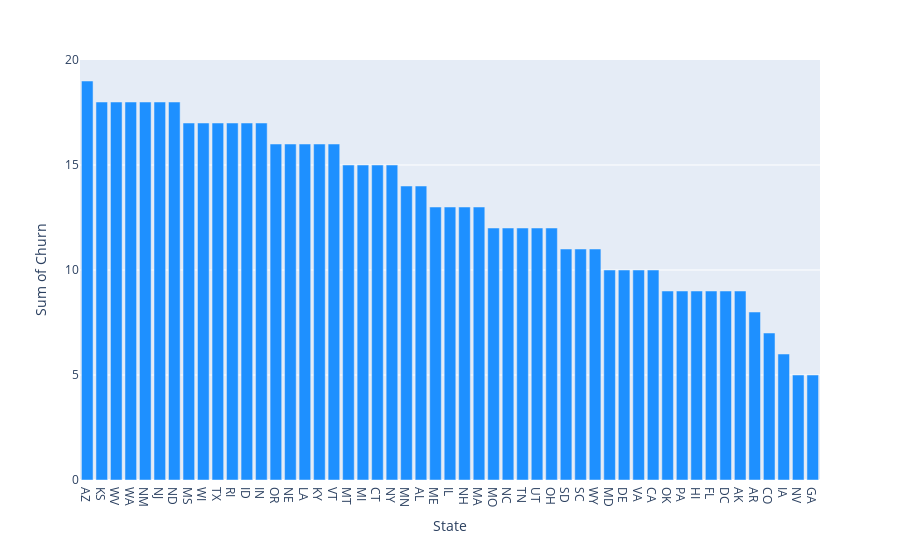

This figure's notebook cell:
### Code cell
dfx = df[["State", "Churn"]]
churn = dfx.groupby(["State"]).count().sort_values(["Churn"], ascending=False).rename(columns={"Churn" : "Sum of Churn"}).reset_index()
churn.head(10)

fig1 = px.bar(churn, x = "State", y = "Sum of Churn", color_discrete_sequence =['dodgerblue']*len(churn))
fig1.show()

### Figure 1 — Plotly figure (JSON) as saved in the notebook; plotly's stock layout.template omitted (floating-point values rounded to 4 significant figures)
{"data": [{"alignmentgroup": "True", "hovertemplate": "State=%{x}<br>Sum of Churn=%{y}<extra></extra>", "legendgroup": "", "marker": {"color": "dodgerblue", "pattern": {"shape": ""}}, "name": "", "offsetgroup": "", "orientation": "v", "showlegend": false, "textposition": "auto", "type": "bar", "x": ["AZ", "KS", "WV", "WA", "NM", "NJ", "ND", "MS", "WI", "TX", "RI", "ID", "IN", "OR", "NE", "LA", "KY", "VT", "MT", "MI", "CT", "NY", "MN", "AL", "ME", "IL", "NH", "MA", "MO", "NC", "TN", "UT", "OH", "SD", "SC", "WY", "MD", "DE", "VA", "CA", "OK", "PA", "HI", "FL", "DC", "AK", "AR", "CO", "IA", "NV", "GA"], "xaxis": "x", "y": [19, 18, 18, 18, 18, 18, 18, 17, 17, 17, 17, 17, 17, 16, 16, 16, 16, 16, 15, 15, 15, 15, 14, 14, 13, 13, 13, 13, 12, 12, 12, 12, 12, 11, 11, 11, 10, 10, 10, 10, 9, 9, 9, 9, 9, 9, 8, 7, 6, 5, 5], "yaxis": "y"}], "layout": {"barmode": "relative", "legend": {"tracegroupgap": 0}, "margin": {"t": 60}, "xaxis": {"anchor": "y", "domain": [0, 1], "title": {"text": "State"}}, "yaxis": {"anchor": "x", "domain": [0, 1], "title": {"text": "Sum of Churn"}}}}
